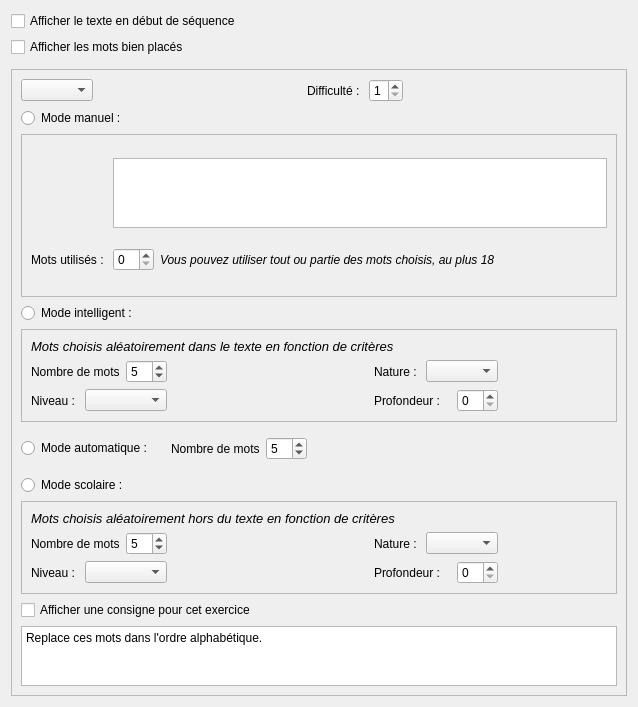
         <widget class="QWidget" name="OAscrollAreaWidgetContents">
          <property name="geometry">
           <rect>
            <x>0</x>
            <y>0</y>
            <width>638</width>
            <height>707</height>
           </rect>
          </property>
          <layout class="QGridLayout" name="gridLayout_30">
           <item row="0" column="0">
            <layout class="QGridLayout" name="gridLayout_6">
             <item row="1" column="0">
              <widget class="QCheckBox" name="OAchbAfficherMotsBienPlaces">
               <property name="toolTip">
                <string>Indique d'une couleur si les mots sont bien ou mal placés</string>
               </property>
               <property name="text">
                <string>Afficher les mots bien placés</string>
               </property>
              </widget>
             </item>
             <item row="1" column="3">
              <widget class="AbulEduFlatBoutonV1" name="OAbtnAjouterExercice" native="true">
               <property name="toolTip">
                <string>Permet l'édition d'un nouvel exercice de type Ordre alphabétique</string>
               </property>
               <property name="text" stdset="0">
                <string>Ajouter un e&amp;xercice</string>
               </property>
              </widget>
             </item>
             <item row="0" column="0">
              <widget class="QCheckBox" name="OAchbAfficherTexte">
               <property name="text">
                <string>Afficher le texte en début de séquence</string>
               </property>
              </widget>
             </item>
             <item row="1" column="1">
              <spacer name="horizontalSpacer_2">
               <property name="orientation">
                <enum>Qt::Horizontal</enum>
               </property>
               <property name="sizeType">
                <enum>QSizePolicy::Preferred</enum>
               </property>
               <property name="sizeHint" stdset="0">
                <size>
                 <width>40</width>
                 <height>20</height>
                </size>
               </property>
              </spacer>
             </item>
             <item row="1" column="2">
              <spacer name="horizontalSpacer_46">
               <property name="orientation">
                <enum>Qt::Horizontal</enum>
               </property>
               <property name="sizeHint" stdset="0">
                <size>
                 <width>40</width>
                 <height>20</height>
                </size>
               </property>
              </spacer>
             </item>
             <item row="2" column="0" colspan="3">
              <widget class="AbulEduInstructionV1" name="OAabeInstruction" native="true">
               <property name="minimumSize">
                <size>
                 <width>0</width>
                 <height>0</height>
                </size>
               </property>
              </widget>
             </item>
            </layout>
           </item>
           <item row="1" column="0">
            <widget class="QFrame" name="OAfrParametresExercice">
             <property name="frameShape">
              <enum>QFrame::StyledPanel</enum>
             </property>
             <property name="frameShadow">
              <enum>QFrame::Raised</enum>
             </property>
             <layout class="QVBoxLayout" name="verticalLayout_17">
              <item>
               <layout class="QHBoxLayout" name="OAhlNumeroExercice">
                <item>
                 <widget class="QComboBox" name="OAcbNumeroExercice"/>
                </item>
                <item>
                 <spacer name="horizontalSpacer_38">
                  <property name="orientation">
                   <enum>Qt::Horizontal</enum>
                  </property>
                  <property name="sizeHint" stdset="0">
                   <size>
                    <width>40</width>
                    <height>20</height>
                   </size>
                  </property>
                 </spacer>
                </item>
                <item>
                 <widget class="QLabel" name="OAlblDifficulte">
                  <property name="text">
                   <string>Difficulté : </string>
                  </property>
                 </widget>
                </item>
                <item>
                 <widget class="QSpinBox" name="OAsbDifficulte">
                  <property name="toolTip">
                   <string>de 1 (très facile) à 5 (très difficile)</string>
                  </property>
                  <property name="minimum">
                   <number>1</number>
                  </property>
                  <property name="maximum">
                   <number>5</number>
                  </property>
                 </widget>
                </item>
                <item>
                 <spacer name="horizontalSpacer_39">
                  <property name="orientation">
                   <enum>Qt::Horizontal</enum>
                  </property>
                  <property name="sizeHint" stdset="0">
                   <size>
                    <width>40</width>
                    <height>20</height>
                   </size>
                  </property>
                 </spacer>
                </item>
                <item>
                 <widget class="AbulEduFlatBoutonV1" name="OAbtnDeleteCurrentExercise" native="true">
                  <property name="text" stdset="0">
                   <string>Supprimer cet exercice</string>
                  </property>
                 </widget>
                </item>
               </layout>
              </item>
              <item>
               <layout class="QVBoxLayout" name="verticalLayout_2">
                <item>
                 <widget class="QRadioButton" name="OArbModeManuel">
                  <property name="toolTip">
                   <string>Choix manuel des mots</string>
                  </property>
                  <property name="text">
                   <string>Mode manuel : </string>
                  </property>
                  <property name="checked">
                   <bool>false</bool>
                  </property>
                 </widget>
                </item>
                <item>
                 <widget class="QFrame" name="OAfrModeManuel">
                  <property name="frameShape">
                   <enum>QFrame::StyledPanel</enum>
                  </property>
                  <property name="frameShadow">
                   <enum>QFrame::Raised</enum>
                  </property>
                  <layout class="QGridLayout" name="gridLayout_8">
                   <item row="0" column="0">
                    <widget class="AbulEduFlatBoutonV1" name="OAbtnChoixMots" native="true">
                     <property name="toolTip">
                      <string>Permet de choisir les mots dans le texte</string>
                     </property>
                     <property name="text" stdset="0">
                      <string>C&amp;hoix</string>
                     </property>
                    </widget>
                   </item>
                   <item row="0" column="1" colspan="3">
                    <widget class="QTextEdit" name="OAteMotsModeManuel">
                     <property name="maximumSize">
                      <size>
                       <width>16777215</width>
                       <height>70</height>
                      </size>
                     </property>
                     <property name="readOnly">
                      <bool>false</bool>
                     </property>
                    </widget>
                   </item>
                   <item row="1" column="0">
                    <widget class="QLabel" name="OAlblNbMotsManuel">
                     <property name="text">
                      <string>Mots utilisés : </string>
                     </property>
                    </widget>
                   </item>
                   <item row="1" column="1">
                    <widget class="QSpinBox" name="OAsbNbMotsManuel">
                     <property name="toolTip">
                      <string>Nombre de mots utilisés parmi ceux choisis</string>
                     </property>
                     <property name="maximum">
                      <number>18</number>
                     </property>
                    </widget>
                   </item>
                   <item row="1" column="3">
                    <spacer name="OAhsModeManuel">
                     <property name="orientation">
                      <enum>Qt::Horizontal</enum>
                     </property>
                     <property name="sizeHint" stdset="0">
                      <size>
                       <width>561</width>
                       <height>16</height>
                      </size>
                     </property>
                    </spacer>
                   </item>
                   <item row="1" column="2">
                    <widget class="QLabel" name="label_10">
                     <property name="font">
                      <font>
                       <family>Liberation Sans</family>
                       <italic>true</italic>
                      </font>
                     </property>
                     <property name="text">
                      <string>Vous pouvez utiliser tout ou partie des mots choisis, au plus 18</string>
                     </property>
                    </widget>
                   </item>
                  </layout>
                 </widget>
                </item>
               </layout>
              </item>
              <item>
               <layout class="QVBoxLayout" name="verticalLayout_3">
                <item>
                 <widget class="QRadioButton" name="OArbModeIntelligent">
                  <property name="toolTip">
                   <string>Choix aléatoire de mots mais avec des critères</string>
                  </property>
                  <property name="text">
                   <string>Mode intelligent : </string>
                  </property>
                 </widget>
                </item>
                <item>
                 <widget class="QFrame" name="OAfrModeIntelligent">
                  <property name="frameShape">
                   <enum>QFrame::StyledPanel</enum>
                  </property>
                  <property name="frameShadow">
                   <enum>QFrame::Raised</enum>
                  </property>
                  <layout class="QGridLayout" name="gridLayout_7">
                   <item row="1" column="0" colspan="2">
                    <widget class="QLabel" name="OAlblNombreMots">
                     <property name="text">
                      <string>Nombre de mots</string>
                     </property>
                    </widget>
                   </item>
                   <item row="1" column="2">
                    <widget class="QSpinBox" name="OAsbNbMotsIntelligent">
                     <property name="toolTip">
                      <string>Nombre de mots pris dans le texte</string>
                     </property>
                     <property name="maximum">
                      <number>18</number>
                     </property>
                     <property name="value">
                      <number>5</number>
                     </property>
                    </widget>
                   </item>
                   <item row="1" column="3">
                    <spacer name="OAhsNbMotsModeIntelligent">
                     <property name="orientation">
                      <enum>Qt::Horizontal</enum>
                     </property>
                     <property name="sizeHint" stdset="0">
                      <size>
                       <width>195</width>
                       <height>17</height>
                      </size>
                     </property>
                    </spacer>
                   </item>
                   <item row="1" column="4">
                    <widget class="QLabel" name="OAlblNature">
                     <property name="text">
                      <string>Nature : </string>
                     </property>
                    </widget>
                   </item>
                   <item row="1" column="5" colspan="2">
                    <widget class="QComboBox" name="OAcbNature">
                     <property name="toolTip">
                      <string>Nature grammaticale des mots utilisés</string>
                     </property>
                    </widget>
                   </item>
                   <item row="2" column="0">
                    <widget class="QLabel" name="OAlblNiveau">
                     <property name="text">
                      <string>Niveau : </string>
                     </property>
                    </widget>
                   </item>
                   <item row="2" column="1" colspan="2">
                    <widget class="QComboBox" name="OAcbNiveau">
                     <property name="toolTip">
                      <string>Mots à choisir dans les mots de niveau...</string>
                     </property>
                    </widget>
                   </item>
                   <item row="2" column="3">
                    <spacer name="OAhsNiveauModeIntelligent">
                     <property name="orientation">
                      <enum>Qt::Horizontal</enum>
                     </property>
                     <property name="sizeHint" stdset="0">
                      <size>
                       <width>195</width>
                       <height>16</height>
                      </size>
                     </property>
                    </spacer>
                   </item>
                   <item row="2" column="4" colspan="2">
                    <widget class="QLabel" name="OAlblProfondeur">
                     <property name="text">
                      <string>Profondeur : </string>
                     </property>
                    </widget>
                   </item>
                   <item row="2" column="6">
                    <widget class="QSpinBox" name="OAsbProfondeur"/>
                   </item>
                   <item row="1" column="7">
                    <spacer name="OAhsNatureModeIntelligent">
                     <property name="orientation">
                      <enum>Qt::Horizontal</enum>
                     </property>
                     <property name="sizeHint" stdset="0">
                      <size>
                       <width>40</width>
                       <height>20</height>
                      </size>
                     </property>
                    </spacer>
                   </item>
                   <item row="2" column="7">
                    <spacer name="OAhsProfondeurModeIntelligent">
                     <property name="orientation">
                      <enum>Qt::Horizontal</enum>
                     </property>
                     <property name="sizeHint" stdset="0">
                      <size>
                       <width>40</width>
                       <height>20</height>
                      </size>
                     </property>
                    </spacer>
                   </item>
                   <item row="0" column="0" colspan="8">
                    <widget class="QLabel" name="label_5">
                     <property name="font">
                      <font>
                       <family>Liberation Sans</family>
                       <pointsize>10</pointsize>
                       <italic>true</italic>
                      </font>
                     </property>
                     <property name="text">
                      <string>Mots choisis aléatoirement dans le texte en fonction de critères</string>
                     </property>
                    </widget>
                   </item>
                  </layout>
                 </widget>
                </item>
               </layout>
              </item>
              <item>
               <layout class="QHBoxLayout" name="horizontalLayout_9">
                <item>
                 <widget class="QRadioButton" name="OArbModeAutomatique">
                  <property name="toolTip">
                   <string>Choix aléatoire de mots</string>
                  </property>
                  <property name="text">
                   <string>Mode automatique : </string>
                  </property>
                  <property name="checked">
                   <bool>false</bool>
                  </property>
                 </widget>
                </item>
                <item>
                 <widget class="QFrame" name="OAfrModeAutomatique">
                  <property name="enabled">
                   <bool>true</bool>
                  </property>
                  <property name="frameShape">
                   <enum>QFrame::NoFrame</enum>
                  </property>
                  <property name="frameShadow">
                   <enum>QFrame::Raised</enum>
                  </property>
                  <layout class="QHBoxLayout" name="horizontalLayout_8">
                   <item>
                    <widget class="QLabel" name="OAlblNbMotsAutomatique">
                     <property name="text">
                      <string>Nombre de mots</string>
                     </property>
                    </widget>
                   </item>
                   <item>
                    <widget class="QSpinBox" name="OAsbNbMotsAutomatique">
                     <property name="toolTip">
                      <string>Nombre de mots pris dans le texte</string>
                     </property>
                     <property name="maximum">
                      <number>18</number>
                     </property>
                     <property name="value">
                      <number>5</number>
                     </property>
                    </widget>
                   </item>
                  </layout>
                 </widget>
                </item>
                <item>
                 <spacer name="OAhsModeAutomatique">
                  <property name="orientation">
                   <enum>Qt::Horizontal</enum>
                  </property>
                  <property name="sizeHint" stdset="0">
                   <size>
                    <width>40</width>
                    <height>20</height>
                   </size>
                  </property>
                 </spacer>
                </item>
               </layout>
              </item>
              <item>
               <layout class="QVBoxLayout" name="verticalLayout_11">
                <item>
                 <widget class="QRadioButton" name="OArbModeScolaire">
                  <property name="toolTip">
                   <string>Choix aléatoire de mots mais avec des critères</string>
                  </property>
                  <property name="text">
                   <string>Mode scolaire : </string>
                  </property>
                 </widget>
                </item>
                <item>
                 <widget class="QFrame" name="OAfrModeScolaire">
                  <property name="frameShape">
                   <enum>QFrame::StyledPanel</enum>
                  </property>
                  <property name="frameShadow">
                   <enum>QFrame::Raised</enum>
                  </property>
                  <layout class="QGridLayout" name="gridLayout_21">
                   <item row="1" column="0" colspan="2">
                    <widget class="QLabel" name="OAlblNombreMotsScolaire">
                     <property name="text">
                      <string>Nombre de mots</string>
                     </property>
                    </widget>
                   </item>
                   <item row="1" column="2">
                    <widget class="QSpinBox" name="OAsbNbMotsScolaire">
                     <property name="toolTip">
                      <string>Nombre de mots pris dans le texte</string>
                     </property>
                     <property name="maximum">
                      <number>18</number>
                     </property>
                     <property name="value">
                      <number>5</number>
                     </property>
                    </widget>
                   </item>
                   <item row="1" column="3">
                    <spacer name="OAhsNbMotsModeScolaire">
                     <property name="orientation">
                      <enum>Qt::Horizontal</enum>
                     </property>
                     <property name="sizeHint" stdset="0">
                      <size>
                       <width>195</width>
                       <height>17</height>
                      </size>
                     </property>
                    </spacer>
                   </item>
                   <item row="1" column="4">
                    <widget class="QLabel" name="OAlblNatureScolaire">
                     <property name="text">
                      <string>Nature : </string>
                     </property>
                    </widget>
                   </item>
                   <item row="1" column="5" colspan="2">
                    <widget class="QComboBox" name="OAcbNatureScolaire">
                     <property name="toolTip">
                      <string>Nature grammaticale des mots utilisés</string>
                     </property>
                    </widget>
                   </item>
                   <item row="2" column="0">
                    <widget class="QLabel" name="OAlblNiveauScolaire">
                     <property name="text">
                      <string>Niveau : </string>
                     </property>
                    </widget>
                   </item>
                   <item row="2" column="1" colspan="2">
                    <widget class="QComboBox" name="OAcbNiveauScolaire">
                     <property name="toolTip">
                      <string>Mots à choisir dans les mots de niveau...</string>
                     </property>
                    </widget>
                   </item>
                   <item row="2" column="3">
                    <spacer name="OAhsNiveauModeScolaire">
                     <property name="orientation">
                      <enum>Qt::Horizontal</enum>
                     </property>
                     <property name="sizeHint" stdset="0">
                      <size>
                       <width>195</width>
                       <height>16</height>
                      </size>
                     </property>
                    </spacer>
                   </item>
                   <item row="2" column="4" colspan="2">
                    <widget class="QLabel" name="OAlblProfondeurScolaire">
                     <property name="text">
                      <string>Profondeur : </string>
                     </property>
                    </widget>
                   </item>
                   <item row="2" column="6">
                    <widget class="QSpinBox" name="OAsbProfondeurScolaire"/>
                   </item>
                   <item row="1" column="7">
                    <spacer name="OAhsNatureModeScolaire">
                     <property name="orientation">
                      <enum>Qt::Horizontal</enum>
                     </property>
                     <property name="sizeHint" stdset="0">
                      <size>
                       <width>40</width>
                       <height>20</height>
                      </size>
                     </property>
                    </spacer>
                   </item>
                   <item row="2" column="7">
                    <spacer name="OAhsProfondeurModeIntelligent_2">
                     <property name="orientation">
                      <enum>Qt::Horizontal</enum>
                     </property>
                     <property name="sizeHint" stdset="0">
                      <size>
                       <width>40</width>
                       <height>20</height>
                      </size>
                     </property>
                    </spacer>
                   </item>
                   <item row="0" column="0" colspan="8">
                    <widget class="QLabel" name="label_6">
                     <property name="font">
                      <font>
                       <family>Liberation Sans</family>
                       <pointsize>10</pointsize>
                       <italic>true</italic>
                      </font>
                     </property>
                     <property name="text">
                      <string>Mots choisis aléatoirement hors du texte en fonction de critères</string>
                     </property>
                    </widget>
                   </item>
                  </layout>
                 </widget>
                </item>
               </layout>
              </item>
              <item>
               <widget class="QCheckBox" name="OAchbAfficherConsigneExercice">
                <property name="text">
                 <string>Afficher une consigne pour cet exercice</string>
                </property>
               </widget>
              </item>
              <item>
               <widget class="QTextEdit" name="OAteConsigneExercice">
                <property name="maximumSize">
                 <size>
                  <width>16777215</width>
                  <height>60</height>
                 </size>
                </property>
                <property name="html">
                 <string>&lt;!DOCTYPE HTML PUBLIC &quot;-//W3C//DTD HTML 4.0//EN&quot; &quot;http://www.w3.org/TR/REC-html40/strict.dtd&quot;&gt;
&lt;html&gt;&lt;head&gt;&lt;meta name=&quot;qrichtext&quot; content=&quot;1&quot; /&gt;&lt;style type=&quot;text/css&quot;&gt;
p, li { white-space: pre-wrap; }
&lt;/style&gt;&lt;/head&gt;&lt;body style=&quot; font-family:'Ubuntu'; font-size:11pt; font-weight:400; font-style:normal;&quot;&gt;
&lt;p style=&quot; margin-top:0px; margin-bottom:0px; margin-left:0px; margin-right:0px; -qt-block-indent:0; text-indent:0px;&quot;&gt;&lt;span style=&quot; font-family:'Sans Serif'; font-size:9pt;&quot;&gt;Replace ces mots dans l'ordre alphabétique.&lt;/span&gt;&lt;/p&gt;&lt;/body&gt;&lt;/html&gt;</string>
                </property>
               </widget>
              </item>
             </layout>
            </widget>
           </item>
          </layout>
         </widget>
